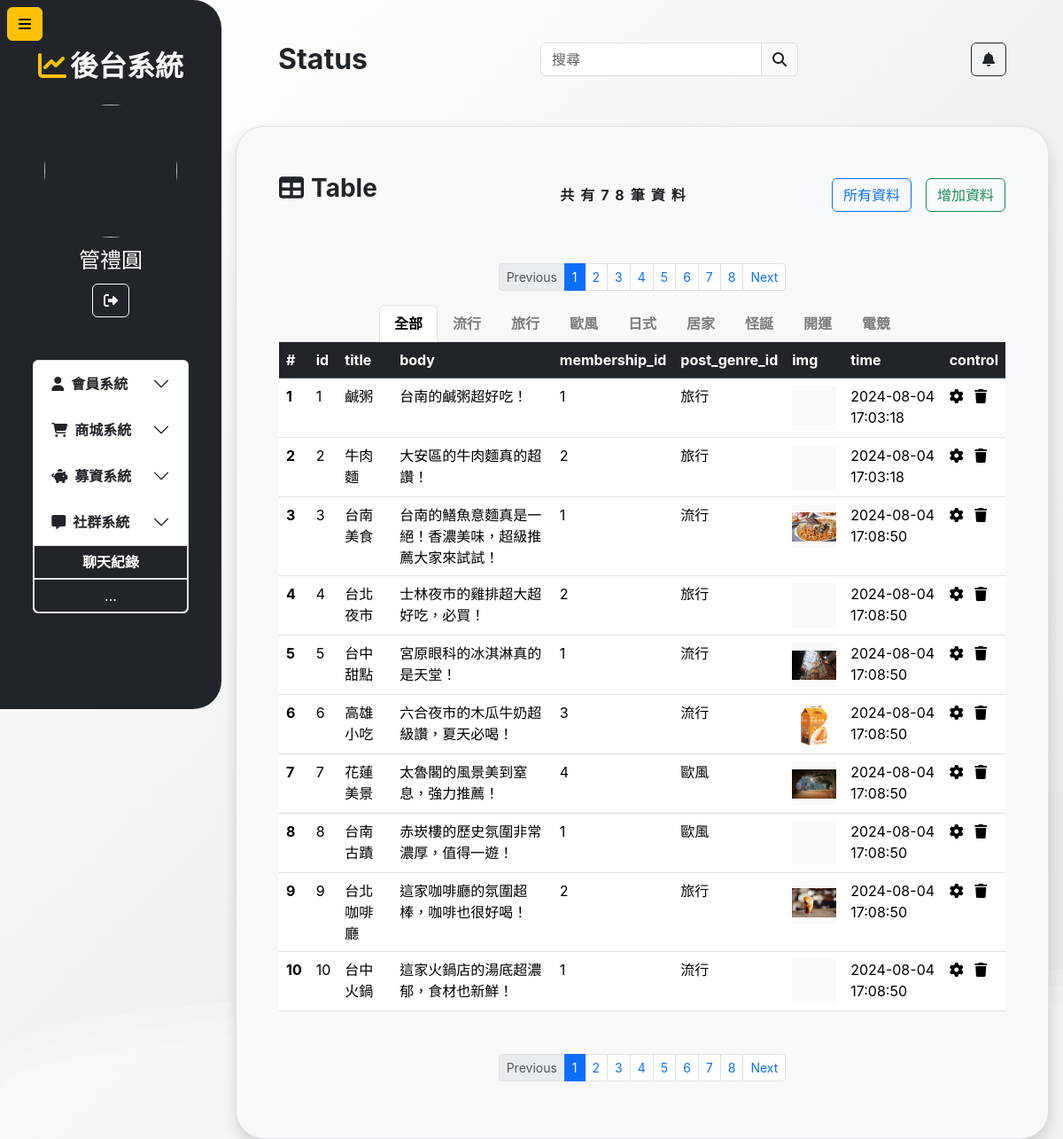
/post/index.php (signed in), run on the app's committed database.
### tables this page shows
CREATE TABLE `genre` (
  `genre_id` int(11) NOT NULL,
  `genre` varchar(50) NOT NULL
);

CREATE TABLE `post` (
  `post_id` int(11) NOT NULL,
  `title` varchar(50) NOT NULL COMMENT '標題',
  `img` varchar(100) NOT NULL COMMENT '貼文圖片',
  `body` varchar(50) DEFAULT NULL COMMENT '簡短內文',
  `membership_id` int(11) NOT NULL COMMENT '會員id',
  `post_genre_id` int(11) NOT NULL COMMENT '風格id',
  `created_at` timestamp NOT NULL DEFAULT current_timestamp() COMMENT '建立時間',
  `edited_at` timestamp NULL DEFAULT NULL,
  `isValid` int(11) NOT NULL DEFAULT 1
);

### post/index.php (the view, shortened to what this page needs)
<?php
require_once("../conn.php");
if (isset($_GET['query']) && !empty($_GET['query'])) {
  $query = $_GET['query'];
  $search = "`title` LIKE '%$query%' AND";
  $search2 = "`body` LIKE '%$query%' AND";
} else {
  $search = "";
  $search2 = "";
  $query = "";
}
$page = isset($_GET["page"]) ? (int)$_GET["page"] : 1;
$perPage = 10;
$pageStart = $perPage * ($page - 1);
$gid = isset($_GET["gid"]) ? (int)$_GET["gid"] : 0;
if ($gid === 0) {
  $genSQL = "";
} else {
  $genSQL = "`post_genre_id` = $gid AND";
}
$sql = "SELECT * FROM `post` WHERE $genSQL $search `isValid` = 1 OR $genSQL $search2 `isValid` = 1 LIMIT $pageStart, $perPage";
$sqlAll = "SELECT * FROM `post` WHERE  $genSQL $search `isValid` = 1 OR $genSQL $search2 `isValid` = 1";
$sql2 = "SELECT * FROM `genre`";
try {
  $result = $conn->query($sql);
  $result2 = $conn->query($sql2);
  $resultAll = $conn->query($sqlAll);
  $msgCount = $resultAll->num_rows;
  $rows = $result->fetch_all(MYSQLI_ASSOC);
  $genRows = $result2->fetch_all(MYSQLI_ASSOC);
  $totalPage = ceil($msgCount / $perPage);
} catch (mysqli_sql_exception $exception) {
  echo "資料讀取錯誤：" . $exception->getMessage();
  $msgCount = -1;
}
?>
<!DOCTYPE html>
<html lang="zh-hant-TW">
<head>
  <link rel="stylesheet" href="https://cdnjs.cloudflare.com/ajax/libs/font-awesome/6.6.0/css/all.min.css" />
  <link rel="stylesheet" href="../css/index.css">
  <link href="https://cdn.jsdelivr.net/npm/bootstrap@5.3.3/dist/css/bootstrap.min.css" rel="stylesheet">
</head>
<body>
  <body>
  </body>
  <div class="p-0 container-fluid d-flex  ">
    <div class="collapse show collapse-horizontal rounded-end-5 sticky-top z-1 h100vh" id="collapseWidthExample">
      <nav class="w250px h-100 bg-dark p-2 rounded-end-5">
        <div class="my-4 mt-5">
          <h2 class="text-center text-light fw-bold"><i class="fa-solid fa-chart-line me-1 text-warning"></i>後台系統</h2>
        </div>
        <div>
          <img class="d-block m-auto rounded-circle mt-2 w150px h150px" src="../membersystem/php_image/<?=$_SESSION["user"]["img"]?>" alt="">
          <p class="text-white text-center my-2 fs-4"><?=$_SESSION["user"]["name"]?></p>
          <button type="button" class="btn btn-outline-light d-block m-auto">
            <i class="fa-solid fa-right-from-bracket"></i>
          </button>
        </div>
        <div class="accordion mt-5 " id="accordionExample">
          <div class="accordion-item w-75 m-auto ">
            <h2 class="accordion-header ">
              <button class=" fw-bold  accordion-button collapsed  show" type="button" data-bs-toggle="collapse" data-bs-target="#collapseOne" aria-expanded="true" aria-controls="collapseOne">
                <i class="fa-solid fa-user me-2"></i>會員系統
              </button>
              <button class=" fw-bold  accordion-button collapsed " type="button" data-bs-toggle="collapse" data-bs-target="#collapseTwo" aria-expanded="true" aria-controls="collapseOne">
                <i class="fa-solid fa-cart-shopping me-2"></i>商城系統
              </button>
              <button class=" fw-bold  accordion-button collapsed " type="button" data-bs-toggle="collapse" data-bs-target="#collapseThree" aria-expanded="true" aria-controls="collapseOne">
                <i class="fa-solid fa-piggy-bank me-2"></i>募資系統
              </button>
              <button class=" fw-bold  accordion-button collapsed " type="button" data-bs-toggle="collapse" data-bs-target="#collapseFour" aria-expanded="true" aria-controls="collapseOne">
                <i class="fa-solid fa-message me-2"></i>社群系統
              </button>
              <div id="collapseFour" class="accordion-collapse collapse show" data-bs-parent="#accordionExample">
                <div class="accordion-body p-0">
                  <div class="d-grid  ">
                    <div>
                      <a href="#" class="btn d-block bg-dark fw-bold text-white rounded-0 border">聊天紀錄</a>
                    </div>
                    <div>
                      <a href="#" class="btn d-block bg-dark text-white rounded-0 border rounded-bottom">...</a>
                    </div>
                  </div>
                </div>
              </div>
            </h2>
          </div>
        </div>
      </nav>
    </div>
    <button class="btn btn-warning z-3  position-fixed start-0 top-0 mt-2 ms-2" type="button" data-bs-toggle="collapse" data-bs-target="#collapseWidthExample" aria-expanded="false" aria-controls="collapseWidthExample">
      <i class="fa-solid fa-bars"></i>
    </button>
    <main class="flex-grow-1 px-3">
      <div class="d-flex p-5 justify-content-between">
        <div class="">
          <h2 class="fw-bold">Status</h2>
        </div>
        <div class="flex-grow">
          <form action="index.php" method="get">
            <div class="input-group flex-nowrap">
              <input type="text" class="form-control  inputWidth" name="query" id="search" placeholder="搜尋" aria-label="Username" aria-describedby="addon-wrapping" value="">
              <button class="input-group-text search" id="addon-wrapping "><i class="fa-solid fa-magnifying-glass"></i></button>
            </div>
          </form>
        </div>
        <div>
          <button type="button" class="btn btn-outline-dark"><i class="fa-solid fa-bell"></i></button>
        </div>
      </div>
      <div class="container border p-5 rounded-5 bg-light shadow">
        <div class="d-flex justify-content-between align-items-center">
          <p class="fs-3 fw-bold">
            <i class="fa-solid fa-table me-2"></i>Table
          </p>
          <p class=" fw-bold m-0 letter-spacing ms-5">共有<?= $msgCount ?>筆資料</p>
          <div class="d-flex align-items-center">
            <a class="btn btn-outline-primary  me-3" href="./index.php">所有資料</a>
            <button type="button" class="btn btn-outline-success" data-bs-toggle="modal" data-bs-target="#exampleModal">增加資料</button>
          </div>
        </div>
        <nav aria-label="..." class="d-flex justify-content-center mt-5">
          <ul class="pagination pagination-sm">
            <li class="page-item <?= $page <= 1 ? "disabled" : "" ?>">
              <a class="page-link" href="?page=<?= $page - 1 ?><?= $gid > 0 ? "&gid=$gid" : "" ?>" tabindex="-1">Previous</a>
            </li>
            <? for ($i = 1; $i <= $totalPage; $i++) : ?>
              <li class="page-item <?= $page === $i ? "active" : "" ?>" aria-current="page">
                <a href="?page=<?= $i ?><?= $gid > 0 ? "&gid=$gid" : "" ?>" class="page-link"><?= $i ?></a>
              </li>
            <? endfor; ?>
            <li class="page-item <?= $page >= $totalPage ? "disabled" : "" ?>">
              <a class="page-link" href="?page=<?= $page + 1 ?><?= $gid > 0 ? "&gid=$gid" : "" ?>">Next</a>
            </li>
          </ul>
        </nav>
        <div class="nav nav-tabs mx-auto justify-content-center">
          <a class="nav-link fw-bold <?= $gid === 0 ? "active text-black" : "text-black-50" ?>" href="./index.php?gid=0 &query=<?= $query ?>">全部</a>
          <? foreach ($genRows as $genRow) : ?>
            <a class=" nav-link fw-bold <?= $gid === (int)$genRow["genre_id"] ? "active text-black" : "text-black-50" ?>" href="?gid=<?= $genRow["genre_id"] ?>&query=<?= $query ?>"><?= $genRow["genre"] ?></a>
          <? endforeach; ?>
        </div>
        <div class="tab-content" id="pills-tabContent">
          <div class="tab-pane fade show active" id="pills-home" role="tabpanel" aria-labelledby="pills-home-tab" tabindex="0">
            <table class="table table-hover">
              <thead>
                <tr class="table-dark">
                  <th class="index" scope="col">#</th>
                  <th class="post_id" scope="col">id</th>
                  <th class="title" scope="col">title</th>
                  <th class="body" scope="col">body</th>
                  <th class="member_id" scope="col">membership_id</th>
                  <th class="genre" scope="col">post_genre_id</th>
                  <th class="img" scope="col">img</th>
                  <th class="time" scope="col">time</th>
                  <th class="ctrls" scope="col">control</th>
                </tr>
              </thead>
              <tbody>
                <? if ($msgCount >= 0) : ?>
                  <? foreach ($rows as $index => $row) : ?>
                    <tr>
                      <th scope="row"><?= $index + 1 ?></th>
                      <td><?= $row["post_id"] ?></td>
                      <td><?= $row["title"] ?></td>
                      <td><?= $row["body"] ?></td>
                      <td><?= $row["membership_id"] ?></td>
                      <td>
                        <?= $postGenre = "";
                        foreach ($genRows as $genRow) {
                          if ($row["post_genre_id"] == $genRow["genre_id"]) {
                            $postGenre = $genRow["genre"];
                            break;
                          }
                        }
                        echo $postGenre;
                        ?>
                      </td>
                      <td>
                        <div class="w50px h50px bg-light overflow-hidden align-content-center"><img class="w-100 object-fit-cover" src="./upload/<?= $row["img"] ?>" alt=""></div>
                      </td>
                      <td><?= $row["created_at"] ?></td>
                      <td>
                        <i class=" fa-solid fa-gear me-2 hover" data-bs-toggle="modal" data-bs-target="#setModal<?= $index ?>"></i>
                        <i class=" btn-del fa-solid fa-trash hover" idn="<?= $row["post_id"] ?>"></i>
                      </td>
                    </tr>
                  <? endforeach; ?>
                <? endif ?>
              </tbody>
            </table>
            <nav aria-label="..." class="d-flex justify-content-center mt-5">
              <ul class="pagination pagination-sm">
                <li class="page-item <?= $page <= 1 ? "disabled" : "" ?>">
                  <a class="page-link" href="?page=<?= $page - 1 ?><?= $gid > 0 ? "&gid=$gid" : "" ?>" tabindex="-1">Previous</a>
                </li>
                <? for ($i = 1; $i <= $totalPage; $i++) : ?>
                  <li class="page-item <?= $page === $i ? "active" : "" ?>" aria-current="page">
                    <a href="?page=<?= $i ?><?= $gid > 0 ? "&gid=$gid" : "" ?>" class="page-link"><?= $i ?></a>
                  </li>
                <? endfor; ?>
                <li class="page-item <?= $page >= $totalPage ? "disabled" : "" ?>">
                  <a class="page-link" href="?page=<?= $page + 1 ?><?= $gid > 0 ? "&gid=$gid" : "" ?>">Next</a>
                </li>
              </ul>
            </nav>
          </div>
        </div>
      </div>
    </main>
  </div>
</body>
</html>

### css/index.css (style rules this page uses)
.w250px { width: 250px; }
.h150px { height: 150px; }
.w150px { width: 150px; }
.w50px { width: 50px; }
.h50px { height: 50px; }
* { padding: 0; margin: 0; box-sizing: border-box; }
#search { width: 250px; transition: width 0.5s ease; }
.hover { cursor: pointer; }
.sticky-top { position: sticky; top: 0; }
.h100vh { height: 100vh; }
.letter-spacing { letter-spacing: 7px; }

### post/index.php (style rules this page uses)
body { margin: auto; font-family: -apple-system, BlinkMacSystemFont, sans-serif; overflow: auto; background: linear-gradient(315deg, rgba(180, 180, 180, 1) 3%, rgba(200, 200, 200, 1) 38%, rgba(220, 220, 220, 1) 68%, rgba(255, 255, 255, 1) 98%); animation: gradient 15s ease infinite; background-size: 400% 400%; background-attachment: fixed; }

### data on the page
genre: genre "流行"
genre: genre "旅行"
genre: genre "歐風"
genre: genre "日式"
genre: genre "居家"
genre: genre "怪誕"
genre: genre "開運"
genre: genre "電競"
post: post_id "1", title "鹹粥", body "台南的鹹粥超好吃！", membership "1", created_at "2024-08-04 17:03:18"
post: post_id "2", title "牛肉麵", body "大安區的牛肉麵真的超讚！", membership "2", created_at "2024-08-04 17:03:18"
post: post_id "3", title "台南美食", body "台南的鱔魚意麵真是一絕！香濃美味，超級推薦大家來試試！", membership "1", img (picture), created_at "2024-08-04 17:08:50"
post: post_id "4", title "台北夜市", body "士林夜市的雞排超大超好吃，必買！", membership "2", created_at "2024-08-04 17:08:50"
post: post_id "5", title "台中甜點", body "宮原眼科的冰淇淋真的是天堂！", membership "1", img (picture), created_at "2024-08-04 17:08:50"
post: post_id "6", title "高雄小吃", body "六合夜市的木瓜牛奶超級讚，夏天必喝！", membership "3", img (picture), created_at "2024-08-04 17:08:50"
post: post_id "7", title "花蓮美景", body "太魯閣的風景美到窒息，強力推薦！", membership "4", img (picture), created_at "2024-08-04 17:08:50"
post: post_id "8", title "台南古蹟", body "赤崁樓的歷史氛圍非常濃厚，值得一遊！", membership "1", created_at "2024-08-04 17:08:50"
post: post_id "9", title "台北咖啡廳", body "這家咖啡廳的氛圍超棒，咖啡也很好喝！", membership "2", img (picture), created_at "2024-08-04 17:08:50"
post: post_id "10", title "台中火鍋", body "這家火鍋店的湯底超濃郁，食材也新鮮！", membership "1", created_at "2024-08-04 17:08:50"

### other printed values
$_SESSION["user"]["name"] "管禮圓"
$msgCount "78"
